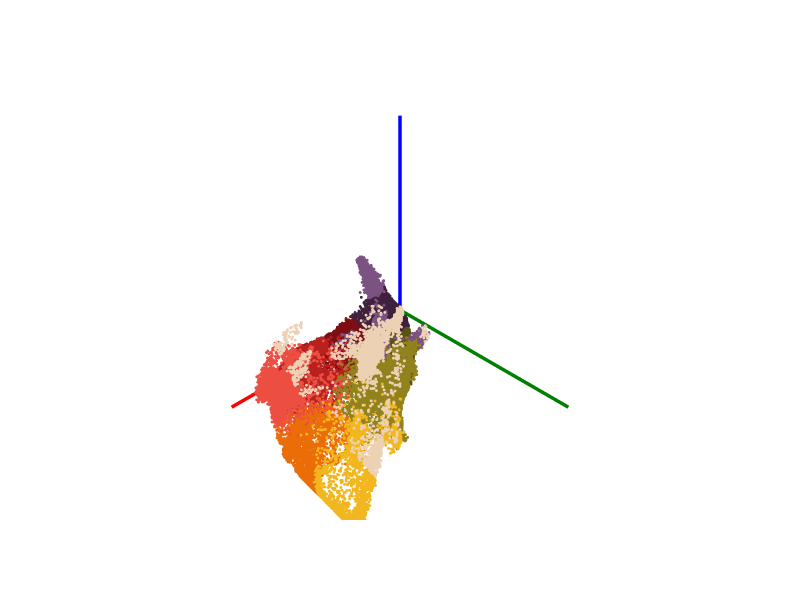

The cell this chart's notebook holds for it:
### Code cell
from sklearn.cluster import KMeans

# зададим число классов
K = 10

# k-means кластеризация
kmeans = KMeans(n_clusters=K, random_state=0, n_init="auto") 
kmeans.fit(z)

# номера кластеров для каждой точки
labels = kmeans.labels_

#  центры кластеров
cluster_centers = kmeans.cluster_centers_.astype(int)

plots = []

# графики кластеров
for k in range(K):
    mask = (labels == k)
    r = z[mask, 0]
    g = z[mask, 1]
    b = z[mask, 2]
    mean_color = cluster_centers[k]
    num_pts = len(r)
    
    p = px.scatter_3d(
        x=z[mask, 0], y=z[mask, 1], z=z[mask, 2],
        color=num_pts * [f"rgb({mean_color[0]}, {mean_color[1]}, {mean_color[2]})"],
        color_discrete_map="identity"
    )
    p.update_traces(marker_size=1)
    plots.append(p)

# оси координат
p = px.line_3d(x=[0, 255], y=[0, 0], z=[0, 0])
p.update_traces(line=dict(color="red", width=7))
plots.append(p)

p = px.line_3d(x=[0, 0], y=[0, 255], z=[0, 0])
p.update_traces(line=dict(color="green", width=7))
plots.append(p)

p = px.line_3d(x=[0, 0], y=[0, 0], z=[0, 255])
p.update_traces(line=dict(color="blue", width=7))
plots.append(p)

# рендеринг сцены
data = []

for p in plots:
    data += p.data

fig = go.Figure(data)

fig.update_layout(
    autosize=True, width=800, height=600, paper_bgcolor="white",
    scene=dict(
        aspectmode="data",
        xaxis=dict(visible=False),
        yaxis=dict(visible=False),
        zaxis=dict(visible=False)
    )
)

view = dict(
    eye=dict(x=1, y=1, z=1),
    center=dict(x=0, y=0, z=0),
    up=dict(x=0, y=0, z=1)
)

fig.update_layout(scene_camera=view)
fig.show()

### Figure 1 — Plotly figure (JSON) as saved in the notebook; plotly's stock layout.template omitted (floating-point values rounded to 4 significant figures; data arrays with more than 128 entries replaced by an {"elided": "..."} marker saying what was removed)
{"data": [{"hovertemplate": "x=%{x}<br>y=%{y}<br>z=%{z}<extra></extra>", "legendgroup": "", "marker": {"color": "rgb(185, 33, 31)", "size": 1, "symbol": "circle"}, "mode": "markers", "name": "", "scene": "scene", "showlegend": false, "type": "scatter3d", "x": {"elided": "9340 int values"}, "y": {"elided": "9340 int values"}, "z": {"elided": "9340 int values"}}, {"hovertemplate": "x=%{x}<br>y=%{y}<br>z=%{z}<extra></extra>", "legendgroup": "", "marker": {"color": "rgb(88, 83, 19)", "size": 1, "symbol": "circle"}, "mode": "markers", "name": "", "scene": "scene", "showlegend": false, "type": "scatter3d", "x": {"elided": "8404 int values"}, "y": {"elided": "8404 int values"}, "z": {"elided": "8404 int values"}}, {"hovertemplate": "x=%{x}<br>y=%{y}<br>z=%{z}<extra></extra>", "legendgroup": "", "marker": {"color": "rgb(64, 33, 61)", "size": 1, "symbol": "circle"}, "mode": "markers", "name": "", "scene": "scene", "showlegend": false, "type": "scatter3d", "x": {"elided": "44435 int values"}, "y": {"elided": "44435 int values"}, "z": {"elided": "44435 int values"}}, {"hovertemplate": "x=%{x}<br>y=%{y}<br>z=%{z}<extra></extra>", "legendgroup": "", "marker": {"color": "rgb(242, 183, 31)", "size": 1, "symbol": "circle"}, "mode": "markers", "name": "", "scene": "scene", "showlegend": false, "type": "scatter3d", "x": {"elided": "3945 int values"}, "y": {"elided": "3945 int values"}, "z": {"elided": "3945 int values"}}, {"hovertemplate": "x=%{x}<br>y=%{y}<br>z=%{z}<extra></extra>", "legendgroup": "", "marker": {"color": "rgb(237, 209, 181)", "size": 1, "symbol": "circle"}, "mode": "markers", "name": "", "scene": "scene", "showlegend": false, "type": "scatter3d", "x": {"elided": "3828 int values"}, "y": {"elided": "3828 int values"}, "z": {"elided": "3828 int values"}}, {"hovertemplate": "x=%{x}<br>y=%{y}<br>z=%{z}<extra></extra>", "legendgroup": "", "marker": {"color": "rgb(124, 82, 131)", "size": 1, "symbol": "circle"}, "mode": "markers", "name": "", "scene": "scene", "showlegend": false, "type": "scatter3d", "x": {"elided": "5345 int values"}, "y": {"elided": "5345 int values"}, "z": {"elided": "5345 int values"}}, {"hovertemplate": "x=%{x}<br>y=%{y}<br>z=%{z}<extra></extra>", "legendgroup": "", "marker": {"color": "rgb(235, 109, 8)", "size": 1, "symbol": "circle"}, "mode": "markers", "name": "", "scene": "scene", "showlegend": false, "type": "scatter3d", "x": {"elided": "4785 int values"}, "y": {"elided": "4785 int values"}, "z": {"elided": "4785 int values"}}, {"hovertemplate": "x=%{x}<br>y=%{y}<br>z=%{z}<extra></extra>", "legendgroup": "", "marker": {"color": "rgb(124, 14, 20)", "size": 1, "symbol": "circle"}, "mode": "markers", "name": "", "scene": "scene", "showlegend": false, "type": "scatter3d", "x": {"elided": "6357 int values"}, "y": {"elided": "6357 int values"}, "z": {"elided": "6357 int values"}}, {"hovertemplate": "x=%{x}<br>y=%{y}<br>z=%{z}<extra></extra>", "legendgroup": "", "marker": {"color": "rgb(146, 130, 30)", "size": 1, "symbol": "circle"}, "mode": "markers", "name": "", "scene": "scene", "showlegend": false, "type": "scatter3d", "x": {"elided": "7862 int values"}, "y": {"elided": "7862 int values"}, "z": {"elided": "7862 int values"}}, {"hovertemplate": "x=%{x}<br>y=%{y}<br>z=%{z}<extra></extra>", "legendgroup": "", "marker": {"color": "rgb(237, 78, 66)", "size": 1, "symbol": "circle"}, "mode": "markers", "name": "", "scene": "scene", "showlegend": false, "type": "scatter3d", "x": {"elided": "5156 int values"}, "y": {"elided": "5156 int values"}, "z": {"elided": "5156 int values"}}, {"hovertemplate": "x=%{x}<br>y=%{y}<br>z=%{z}<extra></extra>", "legendgroup": "", "line": {"color": "red", "dash": "solid", "width": 7}, "marker": {"symbol": "circle"}, "mode": "lines", "name": "", "scene": "scene", "showlegend": false, "type": "scatter3d", "x": [0, 255], "y": [0, 0], "z": [0, 0]}, {"hovertemplate": "x=%{x}<br>y=%{y}<br>z=%{z}<extra></extra>", "legendgroup": "", "line": {"color": "green", "dash": "solid", "width": 7}, "marker": {"symbol": "circle"}, "mode": "lines", "name": "", "scene": "scene", "showlegend": false, "type": "scatter3d", "x": [0, 0], "y": [0, 255], "z": [0, 0]}, {"hovertemplate": "x=%{x}<br>y=%{y}<br>z=%{z}<extra></extra>", "legendgroup": "", "line": {"color": "blue", "dash": "solid", "width": 7}, "marker": {"symbol": "circle"}, "mode": "lines", "name": "", "scene": "scene", "showlegend": false, "type": "scatter3d", "x": [0, 0], "y": [0, 0], "z": [0, 255]}], "layout": {"autosize": true, "height": 600, "paper_bgcolor": "white", "scene": {"aspectmode": "data", "camera": {"center": {"x": 0, "y": 0, "z": 0}, "eye": {"x": 1, "y": 1, "z": 1}, "up": {"x": 0, "y": 0, "z": 1}}, "xaxis": {"visible": false}, "yaxis": {"visible": false}, "zaxis": {"visible": false}}, "width": 800}}
